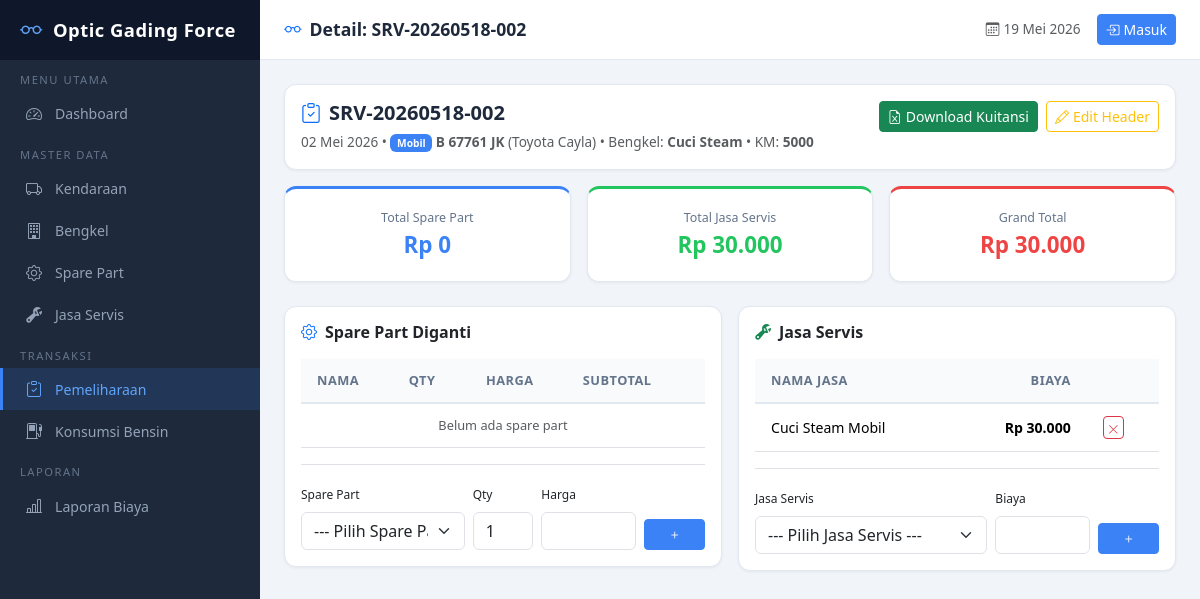
Screenshot of /pemeliharaan/5/ with the database file from the repository.
### pemeliharaan/models.py (models this page shows, shortened)
class Pemeliharaan(models.Model):
    no_servis = models.CharField('No. Servis', max_length=50, unique=True)
    kendaraan = models.ForeignKey(
        Kendaraan, on_delete=models.PROTECT, verbose_name='Kendaraan'
    )
    bengkel = models.ForeignKey(
        Bengkel, on_delete=models.PROTECT, verbose_name='Bengkel'
    )
    tanggal_servis = models.DateField('Tanggal Servis')
    km_saat_servis = models.PositiveIntegerField('KM Saat Servis', blank=True, null=True)
    keterangan = models.TextField('Keterangan', blank=True, default='')
    total_biaya_sparepart = models.DecimalField(
        'Total Biaya Spare Part', max_digits=14, decimal_places=2, default=0
    )
    total_biaya_jasa = models.DecimalField(
        'Total Biaya Jasa', max_digits=14, decimal_places=2, default=0
    )
    total_biaya = models.DecimalField(
        'Total Biaya', max_digits=14, decimal_places=2, default=0
    )
    tanggal_input = models.DateTimeField('Tanggal Input', auto_now_add=True)
    tanggal_update = models.DateTimeField('Tanggal Update', auto_now=True)
    class Meta:
        ordering = ['-tanggal_servis', '-no_servis']
        verbose_name = 'Pemeliharaan'
        verbose_name_plural = 'Data Pemeliharaan'

class Kendaraan(models.Model):
    jenis = models.CharField('Jenis Kendaraan', max_length=20, choices=JENIS_KENDARAAN)
    nomor_polisi = models.CharField('Nomor Polisi', max_length=20, unique=True)
    merk = models.CharField('Merk', max_length=100)
    tipe = models.CharField('Tipe/Model', max_length=100)
    tahun_pembuatan = models.PositiveIntegerField('Tahun Pembuatan')
    warna = models.CharField('Warna', max_length=50)
    no_rangka = models.CharField('Nomor Rangka', max_length=100, blank=True, default='')
    no_mesin = models.CharField('Nomor Mesin', max_length=100, blank=True, default='')
    pemilik_pengguna = models.CharField('Pemilik/Pengguna', max_length=150)
    foto = models.ImageField('Foto Kendaraan', upload_to=kendaraan_foto_path, blank=True, null=True)
    keterangan = models.TextField('Keterangan', blank=True, default='')
    aktif = models.BooleanField('Aktif', default=True)
    tanggal_input = models.DateTimeField('Tanggal Input', auto_now_add=True)
    class Meta:
        app_label = 'pemeliharaan'
        ordering = ['nomor_polisi']
        verbose_name = 'Kendaraan'
        verbose_name_plural = 'Data Kendaraan'

class Bengkel(models.Model):
    nama_bengkel = models.CharField('Nama Bengkel', max_length=200)
    pemilik = models.CharField('Pemilik', max_length=150)
    alamat = models.TextField('Alamat')
    kota = models.CharField('Kota', max_length=100)
    no_telp = models.CharField('No. Telepon', max_length=20)
    jenis_kendaraan = models.CharField(
        'Jenis Kendaraan Ditangani', max_length=200,
        help_text='Pisahkan dengan koma, cth: Mobil, Motor'
    )
    keterangan = models.TextField('Keterangan', blank=True, default='')
    tanggal_input = models.DateTimeField('Tanggal Input', auto_now_add=True)
    class Meta:
        ordering = ['nama_bengkel']
        verbose_name = 'Bengkel'
        verbose_name_plural = 'Data Bengkel'

class DetailJasaServis(models.Model):
    pemeliharaan = models.ForeignKey(
        Pemeliharaan, on_delete=models.CASCADE,
        related_name='detail_jasaservis', verbose_name='Pemeliharaan'
    )
    jasa_servis = models.ForeignKey(
        JasaServis, on_delete=models.PROTECT, verbose_name='Jasa Servis'
    )
    biaya = models.DecimalField('Biaya', max_digits=12, decimal_places=2)
    class Meta:
        verbose_name = 'Detail Jasa Servis'
        verbose_name_plural = 'Detail Jasa Servis'

class JasaServis(models.Model):
    kode = models.CharField('Kode', max_length=50, unique=True)
    nama_jasa = models.CharField('Nama Jasa', max_length=200)
    biaya = models.DecimalField('Biaya', max_digits=12, decimal_places=2)
    keterangan = models.TextField('Keterangan', blank=True, default='')
    tanggal_input = models.DateTimeField('Tanggal Input', auto_now_add=True)
    class Meta:
        ordering = ['kode']
        verbose_name = 'Jasa Servis'
        verbose_name_plural = 'Data Jasa Servis'

### pemeliharaan/views.py (the view)
# urls.py: path('pemeliharaan/<int:pk>/', views.pemeliharaan_detail, name='pemeliharaan_detail'),
def pemeliharaan_detail(request, pk):
    obj = get_object_or_404(Pemeliharaan, pk=pk)
    detail_sp = DetailSparePart.objects.filter(pemeliharaan=obj).select_related('sparepart')
    detail_js = DetailJasaServis.objects.filter(pemeliharaan=obj).select_related('jasa_servis')
    if request.method == 'POST':
        form_type = request.POST.get('form_type')
        if form_type == 'sparepart':
            sp_form = DetailSparePartForm(request.POST)
            js_form = DetailJasaServisForm()
            if sp_form.is_valid():
                detail = sp_form.save(commit=False)
                detail.pemeliharaan = obj
                detail.save()
                messages.success(request, 'Spare part berhasil ditambahkan.')
                return redirect('pemeliharaan:pemeliharaan_detail', pk=obj.pk)
        elif form_type == 'jasaservis':
            sp_form = DetailSparePartForm()
            js_form = DetailJasaServisForm(request.POST)
            if js_form.is_valid():
                detail = js_form.save(commit=False)
                detail.pemeliharaan = obj
                detail.save()
                messages.success(request, 'Jasa servis berhasil ditambahkan.')
                return redirect('pemeliharaan:pemeliharaan_detail', pk=obj.pk)
    else:
        sp_form = DetailSparePartForm()
        js_form = DetailJasaServisForm()
    obj.refresh_from_db()
    sparepart_data = {str(sp.pk): float(sp.harga) for sp in SparePart.objects.all()}
    jasaservis_data = {str(js.pk): float(js.biaya) for js in JasaServis.objects.all()}
    context = {
        'pemeliharaan': obj,
        'detail_sp': detail_sp,
        'detail_js': detail_js,
        'sp_form': sp_form,
        'js_form': js_form,
        'sparepart_data': sparepart_data,
        'jasaservis_data': jasaservis_data,
    }
    return render(request, 'pemeliharaan/pemeliharaan_detail.html', context)

### pemeliharaan/forms.py
class DetailSparePartForm(forms.ModelForm):
    class Meta:
        model = DetailSparePart
        fields = ['sparepart', 'jumlah', 'harga_satuan']
        widgets = {
            'sparepart': forms.Select(attrs={'class': 'form-select', 'id': 'id_sparepart_select'}),
            'jumlah': forms.NumberInput(attrs={'class': 'form-control', 'min': 1, 'value': 1}),
            'harga_satuan': forms.NumberInput(attrs={'class': 'form-control', 'min': 0, 'id': 'id_harga_satuan'}),
        }
    def __init__(self, *args, **kwargs):
        super().__init__(*args, **kwargs)
        self.fields['sparepart'].widget.choices = [('', '--- Pilih Spare Part ---')] + [
            (sp.pk, sp.nama_sparepart) for sp in SparePart.objects.all()
        ]

class DetailJasaServisForm(forms.ModelForm):
    class Meta:
        model = DetailJasaServis
        fields = ['jasa_servis', 'biaya']
        widgets = {
            'jasa_servis': forms.Select(attrs={'class': 'form-select', 'id': 'id_jasa_select'}),
            'biaya': forms.NumberInput(attrs={'class': 'form-control', 'min': 0, 'id': 'id_biaya_jasa'}),
        }
    def __init__(self, *args, **kwargs):
        super().__init__(*args, **kwargs)
        self.fields['jasa_servis'].widget.choices = [('', '--- Pilih Jasa Servis ---')] + [
            (js.pk, js.nama_jasa) for js in JasaServis.objects.all()
        ]

### pemeliharaan/templatetags/custom_filters.py (called while the page is built)
@register.filter(name='rupiah')
def rupiah(value):
    try:
        val = float(value)
        return f"Rp {val:,.0f}".replace(",", "X").replace(".", ",").replace("X", ".")
    except (ValueError, TypeError):
        return "Rp 0"

### pemeliharaan/templates/pemeliharaan/pemeliharaan_detail.html (shortened to what this page needs)
{% extends 'pemeliharaan/base.html' %}
{% load custom_filters %}
{% block nav_pemeliharaan %}active{% endblock %}
{% block page_title %}Detail: {{ pemeliharaan.no_servis }}{% endblock %}
{% block content %}
<div class="data-table p-3 mb-3">
    <div class="d-flex justify-content-between align-items-start flex-wrap gap-2">
        <div>
            <h5 class="mb-1" style="font-weight:700; color:#1e293b;">
                <i class="bi bi-clipboard-check me-2 text-primary"></i>{{ pemeliharaan.no_servis }}
            </h5>
            <span class="text-muted" style="font-size:0.85rem;">
                {{ pemeliharaan.tanggal_servis|date:"d F Y" }} &bull;
                <span class="badge badge-{{ pemeliharaan.kendaraan.jenis }}">{{ pemeliharaan.kendaraan.get_jenis_display }}</span>
                <strong>{{ pemeliharaan.kendaraan.nomor_polisi }}</strong> ({{ pemeliharaan.kendaraan.merk }}) &bull;
                Bengkel: <strong>{{ pemeliharaan.bengkel.nama_bengkel }}</strong>
                {% if pemeliharaan.km_saat_servis %} &bull; KM: <strong>{{ pemeliharaan.km_saat_servis }}</strong>{% endif %}
            </span>
        </div>
        <div class="d-flex gap-2">
            <a href="{% url 'pemeliharaan:export_kuitansi_excel' pemeliharaan.pk %}" class="btn btn-sm btn-success" target="_blank">
                <i class="bi bi-file-earmark-excel me-1"></i>Download Kuitansi
            </a>
            <a href="{% url 'pemeliharaan:pemeliharaan_update' pemeliharaan.pk %}" class="btn btn-sm btn-outline-warning">
                <i class="bi bi-pencil me-1"></i>Edit Header
            </a>
        </div>
    </div>
</div>
<div class="row g-3 mb-4">
    <div class="col-md-4">
        <div class="stat-card text-center" style="border-top:3px solid #3b82f6;">
            <div style="font-size:0.78rem; color:#64748b;">Total Spare Part</div>
            <div style="font-size:1.4rem; font-weight:700; color:#3b82f6;">{{ pemeliharaan.total_biaya_sparepart|rupiah }}</div>
        </div>
    </div>
    <div class="col-md-4">
        <div class="stat-card text-center" style="border-top:3px solid #22c55e;">
            <div style="font-size:0.78rem; color:#64748b;">Total Jasa Servis</div>
            <div style="font-size:1.4rem; font-weight:700; color:#22c55e;">{{ pemeliharaan.total_biaya_jasa|rupiah }}</div>
        </div>
    </div>
    <div class="col-md-4">
        <div class="stat-card text-center" style="border-top:3px solid #ef4444;">
            <div style="font-size:0.78rem; color:#64748b;">Grand Total</div>
            <div style="font-size:1.4rem; font-weight:700; color:#ef4444;">{{ pemeliharaan.total_biaya|rupiah }}</div>
        </div>
    </div>
</div>
<div class="row g-3">
    <div class="col-lg-6">
        <div class="data-table p-3">
            <h6 class="mb-3" style="font-weight:600;"><i class="bi bi-gear me-2 text-primary"></i>Spare Part Diganti</h6>
            <div class="table-responsive">
                <table class="table table-sm">
                    <thead><tr><th>Nama</th><th class="text-center">Qty</th><th class="text-end">Harga</th><th class="text-end">Subtotal</th><th></th></tr></thead>
                    <tbody>
                    {% for d in detail_sp %}
                    <tr>
                        <td>{{ d.sparepart.nama_sparepart }}</td>
                        <td class="text-center">{{ d.jumlah }}</td>
                        <td class="text-end">{{ d.harga_satuan|rupiah }}</td>
                        <td class="text-end fw-semibold">{{ d.subtotal|rupiah }}</td>
                        <td>
                            <form method="post" action="{% url 'pemeliharaan:hapus_detail_sparepart' pemeliharaan.pk d.pk %}" onsubmit="return confirm('Hapus item ini?')">
                                {% csrf_token %}
                                <button type="submit" class="btn btn-sm btn-outline-danger py-0 px-1"><i class="bi bi-x-lg" style="font-size:0.7rem;"></i></button>
                            </form>
                        </td>
                    </tr>
                    {% empty %}
                    <tr><td colspan="5" class="text-center text-muted" style="font-size:0.8rem;">Belum ada spare part</td></tr>
                    {% endfor %}
                    </tbody>
                </table>
            </div>
            <form method="post" class="mt-3 border-top pt-3">
                <div class="row g-2 align-items-end">
                    <div class="col-5">
                        <label class="form-label" style="font-size:0.75rem;">Spare Part</label>
                        {{ sp_form.sparepart }}
                    </div>
                    <div class="col-2">
                        <label class="form-label" style="font-size:0.75rem;">Qty</label>
                        {{ sp_form.jumlah }}
                    </div>
                    <div class="col-3">
                        <label class="form-label" style="font-size:0.75rem;">Harga</label>
                        {{ sp_form.harga_satuan }}
                    </div>
                    <div class="col-2">
                        <button type="submit" class="btn btn-sm btn-primary-custom w-100"><i class="bi bi-plus"></i></button>
                    </div>
                </div>
            </form>
        </div>
    </div>
    <div class="col-lg-6">
        <div class="data-table p-3">
            <h6 class="mb-3" style="font-weight:600;"><i class="bi bi-wrench-adjustable me-2 text-success"></i>Jasa Servis</h6>
            <div class="table-responsive">
                <table class="table table-sm">
                    <thead><tr><th>Nama Jasa</th><th class="text-end">Biaya</th><th></th></tr></thead>
                    <tbody>
                    {% for d in detail_js %}
                    <tr>
                        <td>{{ d.jasa_servis.nama_jasa }}</td>
                        <td class="text-end fw-semibold">{{ d.biaya|rupiah }}</td>
                        <td>
                            <form method="post" action="{% url 'pemeliharaan:hapus_detail_jasaservis' pemeliharaan.pk d.pk %}" onsubmit="return confirm('Hapus item ini?')">
                                <button type="submit" class="btn btn-sm btn-outline-danger py-0 px-1"><i class="bi bi-x-lg" style="font-size:0.7rem;"></i></button>
                            </form>
                        </td>
                    </tr>
                    {% empty %}
                    <tr><td colspan="3" class="text-center text-muted" style="font-size:0.8rem;">Belum ada jasa servis</td></tr>
                    {% endfor %}
                    </tbody>
                </table>
            </div>
            <form method="post" class="mt-3 border-top pt-3">
                <div class="row g-2 align-items-end">
                    <div class="col-7">
                        <label class="form-label" style="font-size:0.75rem;">Jasa Servis</label>
                        {{ js_form.jasa_servis }}
                    </div>
                    <div class="col-3">
                        <label class="form-label" style="font-size:0.75rem;">Biaya</label>
                        {{ js_form.biaya }}
                    </div>
                    <div class="col-2">
                        <button type="submit" class="btn btn-sm btn-primary-custom w-100"><i class="bi bi-plus"></i></button>
                    </div>
                </div>
            </form>
        </div>
    </div>
</div>
{% endblock %}

### pemeliharaan/templates/pemeliharaan/base.html (style rules this page uses)
:root { --sidebar-width: 260px; --sidebar-bg: #1e293b; --sidebar-hover: #334155; --sidebar-active: #3b82f6; --topbar-height: 60px; }
body { background: #f1f5f9; min-height: 100vh; }
.stat-card { background: #fff; border-radius: 12px; padding: 20px; box-shadow: 0 1px 3px rgba(0,0,0,0.06); border: 1px solid #e2e8f0; transition: transform 0.2s; }
.data-table { background: #fff; border-radius: 12px; box-shadow: 0 1px 3px rgba(0,0,0,0.06); border: 1px solid #e2e8f0; overflow: hidden; }
.data-table table { margin: 0; }
.data-table thead th { background: #f8fafc; border-bottom: 2px solid #e2e8f0; font-size: 0.8rem; text-transform: uppercase; letter-spacing: 0.5px; color: #64748b; font-weight: 600; padding: 12px 16px; }
.data-table tbody td { padding: 12px 16px; vertical-align: middle; font-size: 0.88rem; }
.badge-mobil { background: #3b82f6; }
.btn-primary-custom { background: #3b82f6; border-color: #3b82f6; color: #fff; }

### rows the page displays
Pemeliharaan: no_servis "SRV-20260518-002", tanggal_servis "02 Mei 2026", kendaraan.jenis "Mobil", kendaraan.nomor_polisi "B 67761 JK", kendaraan.merk "Toyota Cayla", bengkel.nama_bengkel "Cuci Steam", km_saat_servis "5000", total_biaya_sparepart|rupiah "Rp 0", total_biaya_jasa|rupiah "Rp 30.000", total_biaya|rupiah "Rp 30.000"
DetailJasaServis: jasa_servis.nama_jasa "Cuci Steam Mobil", biaya|rupiah "Rp 30.000"
